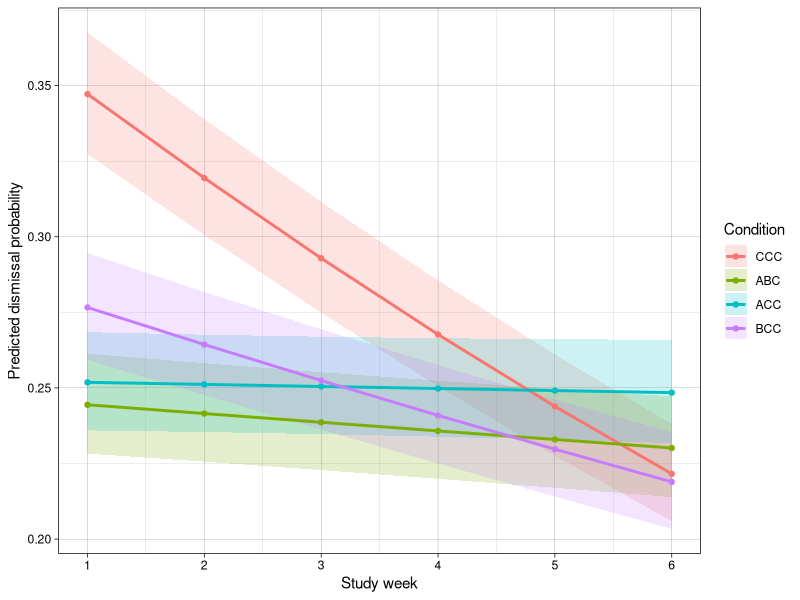
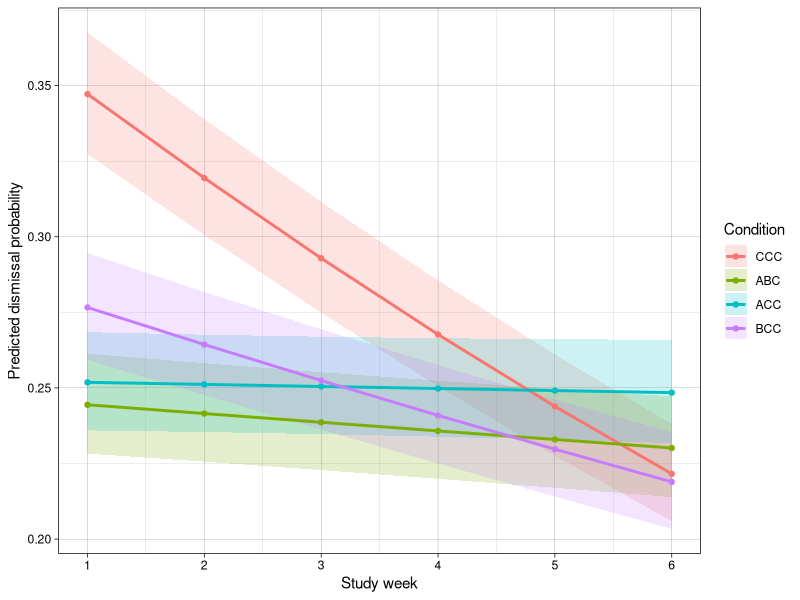

R code for these plots, in order: (Note: this script raises an error after producing the figures.)
## ---- chunk 1

knitr::opts_chunk$set(message = FALSE,
                      warning = FALSE)

## ---- chunk 2

library(tidyverse)
library(MASS)
library(broom)
library(broom.mixed)
library(emmeans)
library(flextable)
library(officer)
library(AER)
library(lme4)
library(glmmTMB)
library(knitr)
library(kableExtra)

dir.create("../reports/", showWarnings = FALSE)
dir.create("../reports/results_rq2_effectiveness/")

## ---- chunk 3

df_rq2 <- read_csv("../data/processed/data_processed_behavioral_data_open_attempts.csv") %>%
  mutate(condition = relevel(factor(condition), ref = "CCC"))

## ---- chunk 4

poisson_21 <- glm(
  dismissed_w6 ~ condition + dismissed_w1 + attempted_w1,
  offset = log(attempted_w6),
  data   = df_rq2,
  family = poisson()
)
disp_test_21 <- dispersiontest(poisson_21)
cat("RQ2.1 dispersion test:", capture.output(print(disp_test_21)), sep = "\n")

zero_pct_21 <- mean(df_rq2$dismissed_w6 == 0, na.rm = TRUE) * 100
cat(sprintf("RQ2.1 zero proportion: %.1f%%\n", zero_pct_21))

## ---- chunk 5

model_rq2_1 <- glm.nb(
  dismissed_w6 ~ condition + dismissed_w1 + attempted_w1 + offset(log(attempted_w6)),
  data = df_rq2
)

summary(model_rq2_1)

results_rq2_1 <- tidy(model_rq2_1, exponentiate = TRUE, conf.int = TRUE) %>%
  mutate(
    RR   = round(estimate, 3),
    CI   = paste0("[", round(conf.low, 3), ", ", round(conf.high, 3), "]"),
    p    = case_when(p.value < .001 ~ "< .001",
                     TRUE           ~ as.character(round(p.value, 3)))
  ) %>%
  dplyr::select(Predictor = term, `Rate Ratio` = RR, `95% CI` = CI, p) 

results_rq2_1 |> kable() |> kable_classic()

write_csv(results_rq2_1, "../reports/results_rq2_effectiveness/model_rq2_1_results.csv")

## ---- chunk 6

pairwise_rq2_1 <- emmeans(model_rq2_1, ~ condition) %>%
  contrast("pairwise", adjust = "none") %>%
  summary(infer = TRUE, type = "response") %>%
  as_tibble() %>%
  mutate(
    across(where(is.numeric), ~ round(.x, 3)),
    p = case_when(p.value < .001 ~ "< .001",
                  TRUE           ~ as.character(round(p.value, 3)))
  )

pairwise_rq2_1 |> kable() |> kable_classic()

write_csv(pairwise_rq2_1, "../reports/results_rq2_effectiveness/pairwise_rq2_1.csv")

## ---- chunk 7

# TODO

## ---- chunk 8

poisson_22 <- glm(
  attempted_w6 ~ condition + attempted_w1,
  data   = df_rq2,
  family = poisson()
)
disp_test_22 <- dispersiontest(poisson_22)
cat("\nRQ2.2 dispersion test:", capture.output(print(disp_test_22)), sep = "\n")

zero_pct_22 <- mean(df_rq2$attempted_w6 == 0, na.rm = TRUE) * 100
cat(sprintf("RQ2.2 zero proportion: %.1f%%\n", zero_pct_22))

## ---- chunk 9

model_rq2_2 <- glm.nb(
  attempted_w6 ~ condition + attempted_w1,
  data = df_rq2
)

summary(model_rq2_2)

results_rq2_2 <- tidy(model_rq2_2, exponentiate = TRUE, conf.int = TRUE) %>%
  mutate(
    RR   = round(estimate, 3),
    CI   = paste0("[", round(conf.low, 3), ", ", round(conf.high, 3), "]"),
    p    = case_when(p.value < .001 ~ "< .001",
                     TRUE           ~ as.character(round(p.value, 3)))
  ) %>%
  dplyr::select(Predictor = term, `Rate Ratio` = RR, `95% CI` = CI, p) 

results_rq2_2 |> kable() |> kable_classic()

write_csv(results_rq2_2, "../reports/results_rq2_effectiveness/model_rq2_2_results.csv")

## ---- chunk 10

pairwise_rq2_2 <- emmeans(model_rq2_2, ~ condition) %>%
  contrast("pairwise", adjust = "none") %>%
  summary(infer = TRUE, type = "response") %>%
  as_tibble() %>%
  mutate(
    across(where(is.numeric), ~ round(.x, 3)),
    p = case_when(p.value < .001 ~ "< .001",
                  TRUE           ~ as.character(round(p.value, 3)))
  )

pairwise_rq2_2 |> kable() |> kable_classic()

write_csv(pairwise_rq2_2, "../reports/results_rq2_effectiveness/pairwise_rq2_2.csv")

## ---- chunk 11

# TODO
#
# df_weekly_attempts <- df_rq2_event %>%
#   group_by(participant_id, condition, study_week) %>%
#   summarise(initial = sum(initial_attempt), .groups = "drop") %>%
#   group_by(condition, study_week) %>%
#   summarise(
#     n_users      = n(),
#     mean_initial = round(mean(initial), 2),
#     .groups = "drop"
#   )
# 
# df_weekly_attempts
# 
# write_csv(df_weekly_attempts, "../reports/results_rq2_effectiveness/weekly_attempts_by_condition.csv")
# 
# # Reduction from week 1 to week 6
# df_reduction_w1w6 <- df_weekly_attempts %>%
#   filter(study_week %in% c(1, 6)) %>%
#   pivot_wider(names_from = study_week, values_from = c(mean_initial, n_users),
#               names_glue = "{.value}_w{study_week}") %>%
#   mutate(
#     absolute_reduction = round(mean_attempted_w1 - mean_attempted_w6, 2),
#     relative_reduction = round((mean_attempted_w1 - mean_attempted_w6) / mean_attempted_w1 * 100, 1)
#   )
# 
# print(df_reduction_w1w6)
# write_csv(df_reduction_w1w6, "../reports/results_rq2_effectiveness/reduction_w1_to_w6.csv")

## ---- chunk 12

doc <- read_docx() %>%
  body_add_par("RQ2.1: NB Regression — Dismissed Openings (Week 6)", style = "heading 1") %>%
  body_add_flextable(flextable(results_rq2_1) %>% autofit()) %>%
  body_add_par("", style = "Normal") %>%
  body_add_par("Pairwise Comparisons", style = "heading 2") %>%
  body_add_flextable(flextable(pairwise_rq2_1 %>%
                                 dplyr::select(contrast, ratio, SE, asymp.LCL, asymp.UCL, p)) %>%
                       autofit()) %>%
  body_add_par("", style = "Normal") %>%
  body_add_par("RQ2.2: NB Regression — Initial App Opening Attempts (Week 6)", style = "heading 1") %>%
  body_add_flextable(flextable(results_rq2_2) %>% autofit()) %>%
  body_add_par("", style = "Normal") %>%
  body_add_par("Pairwise Comparisons", style = "heading 2") %>%
  body_add_flextable(flextable(pairwise_rq2_2 %>%
                                 dplyr::select(contrast, ratio, SE, asymp.LCL, asymp.UCL, p)) %>%
                       autofit())

print(doc, target = "../reports/results_rq2_effectiveness/results_rq2.docx")

## ---- chunk 13

# Weekly file: one row per participant × at-risk week (1..last_week).
# Weeks where the participant was active but had no events of the relevant
# type are explicit zeros; weeks past last_week are absent (post-dropout).
weekly <- read_csv("../data/processed/data_processed_behavioral_data_weekly.csv",
                   show_col_types = FALSE) %>%
  mutate(condition = relevel(factor(condition), ref = "CCC"))

cat("Person-weeks:", nrow(weekly),
    "\nUnique participants:", n_distinct(weekly$participant_id), "\n")

## ---- chunk 14

m_dismiss <- glmer(
  cbind(dismissed, attempted - dismissed) ~ delay_secs * study_week + (1 | participant_id),
  family  = binomial,
  data    = filter(weekly, attempted > 0),
  control = glmerControl(optimizer = "bobyqa")
)
summary(m_dismiss)

# Fixed-effect coefficient table. Binomial GLMM → exponentiated coefficients
# are odds ratios (per second of delay, per week, and the interaction).
results_glmm_dismiss <- broom.mixed::tidy(m_dismiss,
                                          effects       = "fixed",
                                          exponentiate  = TRUE,
                                          conf.int      = TRUE) %>%
  mutate(
    OR = round(estimate, 3),
    CI = paste0("[", round(conf.low, 3), ", ", round(conf.high, 3), "]"),
    p  = case_when(p.value < .001 ~ "< .001",
                   TRUE           ~ as.character(round(p.value, 3)))
  ) %>%
  dplyr::select(Predictor = term, OR, `95% CI` = CI, p)

results_glmm_dismiss |> kable() |> kable_classic()

write_csv(results_glmm_dismiss,
          "../reports/results_rq2_effectiveness/glmm_dismiss_results.csv")
write_rds(m_dismiss,
          "../reports/results_rq2_effectiveness/glmm_dismiss.rds")

# Dose slope by week (emtrends).
# Because of the delay_secs × study_week interaction, the per-second dose
# effect varies by week. This reports the slope at week 1, mid-study, and
# week 6, exponentiated to "OR per second of delay".
em_slopes_dismiss <- emtrends(
  m_dismiss, ~ study_week,
  var = "delay_secs",
  at  = list(study_week = c(1, 3, 6))
) |>
  summary(infer = TRUE) |>
  as_tibble() |>
  mutate(
    OR_per_sec = signif(exp(delay_secs.trend), 3),
    CI         = paste0("[", signif(exp(asymp.LCL), 3), ", ",
                              signif(exp(asymp.UCL), 3), "]"),
    p          = case_when(p.value < .001 ~ "< .001",
                           TRUE           ~ as.character(round(p.value, 3)))
  ) |>
  dplyr::select(`Study week`         = study_week,
                `OR per sec of delay` = OR_per_sec,
                `95% CI`              = CI,
                p)

em_slopes_dismiss |> kable() |> kable_classic()
write_csv(em_slopes_dismiss,
          "../reports/results_rq2_effectiveness/glmm_dismiss_slopes.csv")

# Predicted dismissal probability at specific (delay, week) combinations.
# Easier to interpret than OR-per-second: gives the absolute dismissal rate
# the model expects for a typical participant at each grid point.
em_pred_dismiss <- emmeans(
  m_dismiss, ~ delay_secs * study_week,
  at   = list(delay_secs = c(3, 6, 10), study_week = c(1, 3, 6)),
  type = "response"
) |>
  summary(infer = TRUE) |>
  as_tibble() |>
  mutate(
    `Pr(dismiss)` = signif(prob, 3),
    `95% CI`      = paste0("[", signif(asymp.LCL, 3), ", ",
                                signif(asymp.UCL, 3), "]")
  ) |>
  dplyr::select(`Delay (s)`  = delay_secs,
                `Study week` = study_week,
                `Pr(dismiss)`,
                `95% CI`)

em_pred_dismiss |> kable() |> kable_classic()
write_csv(em_pred_dismiss,
          "../reports/results_rq2_effectiveness/glmm_dismiss_predicted.csv")

# # Predicted dismissal-rate trajectory: one line per delay, all 6 weeks.
# # Ribbons are 95% CIs.
# plot_data_dismiss <- emmeans(
#   m_dismiss, ~ delay_secs * study_week,
#   at   = list(delay_secs = c(3, 6, 10), study_week = 1:6),
#   type = "response"
# ) |>
#   summary() |>
#   as_tibble() |>
#   mutate(`Delay (s)` = factor(delay_secs))
# 
# p_dismiss <- ggplot(plot_data_dismiss,
#                     aes(study_week, prob,
#                         colour = `Delay (s)`, fill = `Delay (s)`,
#                         group  = `Delay (s)`)) +
#   geom_ribbon(aes(ymin = asymp.LCL, ymax = asymp.UCL),
#               alpha = 0.15, colour = NA) +
#   geom_line(linewidth = 1) +
#   geom_point() +
#   scale_x_continuous(breaks = 1:6) +
#   labs(x = "Study week", y = "Predicted dismissal probability") +
#   theme_linedraw()
# 
# p_dismiss
# 
# ggsave("../reports/results_rq2_effectiveness/glmm_dismiss_trajectory.png",
#        p_dismiss, width = 6, height = 4, dpi = 150)

# Companion: condition-level trajectory.
# The dose-response model above evaluates the linear (delay × week) surface
# at combinations that don't all occur in the data (e.g., 3s at week 6,
# which no condition reaches). The condition-level model below replaces
# `delay_secs` with `condition`, so each predicted line corresponds to one
# of the four randomised arms — the predictions stay inside the design,
# no extrapolation beyond observed (delay × week) cells.
m_dismiss_cond <- glmmTMB(
  cbind(dismissed, attempted - dismissed) ~ condition * study_week + (1 | participant_id),
  family = binomial,
  data   = filter(weekly, attempted > 0)
)
summary(m_dismiss_cond)

plot_data_dismiss_cond <- emmeans(
  m_dismiss_cond, ~ condition * study_week,
  at   = list(study_week = 1:6),
  type = "response"
) |>
  summary(infer = TRUE) |>
  as_tibble() |>
  rename_with(~ "ci_lower", any_of(c("asymp.LCL", "lower.CL"))) |>
  rename_with(~ "ci_upper", any_of(c("asymp.UCL", "upper.CL")))

p_dismiss_cond <- ggplot(plot_data_dismiss_cond,
                         aes(study_week, prob,
                             colour = condition, fill = condition,
                             group  = condition)) +
  geom_ribbon(aes(ymin = ci_lower, ymax = ci_upper),
              alpha = 0.2, colour = NA) +
  geom_line(linewidth = 1) +
  geom_point() +
  scale_x_continuous(breaks = 1:6) +
  labs(x = "Study week", y = "Predicted dismissal probability",
       colour = "Condition", fill = "Condition") +
  theme_linedraw()

p_dismiss_cond

ggsave("../reports/results_rq2_effectiveness/glmm_dismiss_trajectory_by_condition.png",
       p_dismiss_cond, width = 6, height = 4, dpi = 150)

# Companion: dose-response trajectory restricted to observed cells.
# Same predictions as the original dose-response plot, but masked to the
# (delay × week) combinations that actually occurred in the design.
# The 3s line shows weeks 1–2 only; 6s shows weeks 1–4; 10s spans all 6.
# This is the honest dose-response view — no late-week 3s extrapolation.
observed_cells <- weekly |> distinct(delay_secs, study_week)

plot_data_dismiss_obs <- plot_data_dismiss |>
  semi_join(observed_cells, by = c("delay_secs", "study_week"))

p_dismiss_obs <- ggplot(plot_data_dismiss_obs,
                        aes(study_week, prob,
                            colour = `Delay (s)`, fill = `Delay (s)`,
                            group  = `Delay (s)`)) +
  geom_ribbon(aes(ymin = asymp.LCL, ymax = asymp.UCL),
              alpha = 0.15, colour = NA) +
  geom_line(linewidth = 1) +
  geom_point() +
  scale_x_continuous(breaks = 1:6) +
  labs(x = "Study week", y = "Predicted dismissal probability") +
  theme_linedraw()

p_dismiss_obs

ggsave("../reports/results_rq2_effectiveness/glmm_dismiss_trajectory_observed.png",
       p_dismiss_obs, width = 6, height = 4, dpi = 150)

## ---- chunk 15

# Centering predictors before fitting.
# Without centering, glmer.nb fails to converge with "very large eigenvalue
# – rescale variables". The interaction delay_secs * study_week has range
# 3..60, an order of magnitude larger than the main effects, which makes
# the design matrix poorly conditioned and trips up glmer.nb's outer-loop
# optimisation of the dispersion parameter theta.
# Centering at the mean fixes the conditioning problem. The interaction
# coefficient is unchanged; the main effects are now interpreted at the
# *mean* of the other predictor (i.e. the dose effect at mid-study, and
# the time trend at mean dose), which is also more substantively useful
# than "at zero" — week 0 and 0s delay are both outside the data.
delay_mean <- mean(weekly$delay_secs)
week_mean  <- mean(weekly$study_week)

weekly_c <- weekly |>
  mutate(
    delay_secs_c = delay_secs - delay_mean,
    study_week_c = study_week - week_mean
  )

# m_attempts <- glmer.nb(
#   attempted ~ delay_secs_c * study_week_c + (1 | participant_id),
#   data    = weekly_c,
#   control = glmerControl(optimizer = "bobyqa",
#                          optCtrl = list(maxfun = 2e5))
# )

m_attempts <- glmmTMB(
  attempted ~ delay_secs_c * study_week_c + (1 | participant_id),
  data   = weekly_c,
  family = nbinom2
)
summary(m_attempts)

# Fixed-effect coefficient table. NB GLMM with log link → exponentiated
# coefficients are rate ratios. With centring:
#   delay_secs_c           = dose effect at mean week (~3.5)
#   study_week_c           = time trend at mean delay
#   delay_secs_c:study_week_c = interaction (unchanged by centring)
results_glmm_attempts <- broom.mixed::tidy(m_attempts,
                                           effects       = "fixed",
                                           exponentiate  = TRUE,
                                           conf.int      = TRUE) %>%
  mutate(
    RR = round(estimate, 3),
    CI = paste0("[", round(conf.low, 3), ", ", round(conf.high, 3), "]"),
    p  = case_when(p.value < .001 ~ "< .001",
                   TRUE           ~ as.character(round(p.value, 3)))
  ) %>%
  dplyr::select(Predictor = term, `Rate Ratio` = RR, `95% CI` = CI, p)

results_glmm_attempts |> kable() |> kable_classic()

write_csv(results_glmm_attempts,
          "../reports/results_rq2_effectiveness/glmm_attempts_results.csv")
write_rds(m_attempts,
          "../reports/results_rq2_effectiveness/glmm_attempts.rds")

# Dose slope by week (emtrends), reported on the original week scale.
# emtrends is evaluated at centred week values corresponding to weeks 1, 3,
# 6 on the original scale; the displayed `Study week` column adds the mean
# back so the table is interpretable.
em_slopes_attempts <- emtrends(
  m_attempts, ~ study_week_c,
  var = "delay_secs_c",
  at  = list(study_week_c = c(1, 3, 6) - week_mean)
) |>
  summary(infer = TRUE) |>
  as_tibble() |>
  mutate(
    `Study week` = study_week_c + week_mean,
    RR_per_sec   = signif(exp(delay_secs_c.trend), 3),
    CI           = paste0("[", signif(exp(asymp.LCL), 3), ", ",
                                signif(exp(asymp.UCL), 3), "]"),
    p            = case_when(p.value < .001 ~ "< .001",
                             TRUE           ~ as.character(round(p.value, 3)))
  ) |>
  dplyr::select(`Study week`,
                `RR per sec of delay` = RR_per_sec,
                `95% CI`              = CI,
                p)

em_slopes_attempts |> kable() |> kable_classic()
write_csv(em_slopes_attempts,
          "../reports/results_rq2_effectiveness/glmm_attempts_slopes.csv")

# Predicted weekly attempt count at specific (delay, week) combinations.
# Model uses centred predictors, so convert original-scale grid points to
# the centred scale before passing to emmeans, then convert back for display.
em_pred_attempts <- emmeans(
  m_attempts, ~ delay_secs_c * study_week_c,
  at   = list(
    delay_secs_c = c(3, 6, 10) - delay_mean,
    study_week_c = c(1, 3, 6) - week_mean
  ),
  type = "response"
) |>
  summary(infer = TRUE) |>
  as_tibble() |>
  mutate(
    `Delay (s)`     = delay_secs_c + delay_mean,
    `Study week`    = study_week_c + week_mean,
    `Mean attempts` = signif(response, 3),
    `95% CI`        = paste0("[", signif(asymp.LCL, 3), ", ",
                                  signif(asymp.UCL, 3), "]")
  ) |>
  dplyr::select(`Delay (s)`, `Study week`, `Mean attempts`, `95% CI`)

em_pred_attempts |> kable() |> kable_classic()
write_csv(em_pred_attempts,
          "../reports/results_rq2_effectiveness/glmm_attempts_predicted.csv")

# # Predicted weekly-attempt trajectory: one line per delay, all 6 weeks.
# # Ribbons are 95% CIs. Predictors are on the centred scale internally;
# # convert back to original scale for the plot axes.
# plot_data_attempts <- emmeans(
#   m_attempts, ~ delay_secs_c * study_week_c,
#   at   = list(
#     delay_secs_c = c(3, 6, 10) - delay_mean,
#     study_week_c = (1:6) - week_mean
#   ),
#   type = "response"
# ) |>
#   summary() |>
#   as_tibble() |>
#   mutate(
#     `Delay (s)` = factor(delay_secs_c + delay_mean),
#     study_week  = study_week_c + week_mean
#   )
# 
# p_attempts <- ggplot(plot_data_attempts,
#                      aes(study_week, response,
#                          colour = `Delay (s)`, fill = `Delay (s)`,
#                          group  = `Delay (s)`)) +
#   geom_ribbon(aes(ymin = asymp.LCL, ymax = asymp.UCL),
#               alpha = 0.15, colour = NA) +
#   geom_line(linewidth = 1) +
#   geom_point() +
#   scale_x_continuous(breaks = 1:6) +
#   labs(x = "Study week", y = "Predicted weekly attempts") +
#   theme_linedraw()
# 
# p_attempts
# 
# ggsave("../reports/results_rq2_effectiveness/glmm_attempts_trajectory.png",
#        p_attempts, width = 6, height = 4, dpi = 150)

# Companion: condition-level trajectory.
# Same logic as the dismissal companion — predicting per condition keeps
# every plotted (delay × week) point inside the actual design.
m_attempts_cond <- glmmTMB(
  attempted ~ condition * study_week_c + (1 | participant_id),
  data   = weekly_c,
  family = nbinom2
)
summary(m_attempts_cond)

plot_data_attempts_cond <- emmeans(
  m_attempts_cond, ~ condition * study_week_c,
  at   = list(study_week_c = (1:6) - week_mean),
  type = "response"
) |>
  summary(infer = TRUE) |>
  as_tibble() |>
  rename_with(~ "ci_lower", any_of(c("asymp.LCL", "lower.CL"))) |>
  rename_with(~ "ci_upper", any_of(c("asymp.UCL", "upper.CL"))) |>
  mutate(study_week = study_week_c + week_mean)

p_attempts_cond <- ggplot(plot_data_attempts_cond,
                          aes(study_week, response,
                              colour = condition, fill = condition,
                              group  = condition)) +
  geom_ribbon(aes(ymin = ci_lower, ymax = ci_upper),
              alpha = 0.2, colour = NA) +
  geom_line(linewidth = 1) +
  geom_point() +
  scale_x_continuous(breaks = 1:6) +
  labs(x = "Study week", y = "Predicted weekly attempts",
       colour = "Condition", fill = "Condition") +
  theme_linedraw()

p_attempts_cond

ggsave("../reports/results_rq2_effectiveness/glmm_attempts_trajectory_by_condition.png",
       p_attempts_cond, width = 6, height = 4, dpi = 150)

# Companion: dose-response trajectory restricted to observed cells.
# Same logic as the dismissal version. The model uses centred predictors,
# so recover the original-scale delay column for the semi_join.
plot_data_attempts_obs <- plot_data_attempts |>
  mutate(delay_secs = delay_secs_c + delay_mean) |>
  semi_join(observed_cells, by = c("delay_secs", "study_week"))

p_attempts_obs <- ggplot(plot_data_attempts_obs,
                         aes(study_week, response,
                             colour = `Delay (s)`, fill = `Delay (s)`,
                             group  = `Delay (s)`)) +
  geom_ribbon(aes(ymin = asymp.LCL, ymax = asymp.UCL),
              alpha = 0.15, colour = NA) +
  geom_line(linewidth = 1) +
  geom_point() +
  scale_x_continuous(breaks = 1:6) +
  labs(x = "Study week", y = "Predicted weekly attempts") +
  theme_linedraw()

p_attempts_obs

ggsave("../reports/results_rq2_effectiveness/glmm_attempts_trajectory_observed.png",
       p_attempts_obs, width = 6, height = 4, dpi = 150)

## ---- chunk 16
sessionInfo()
